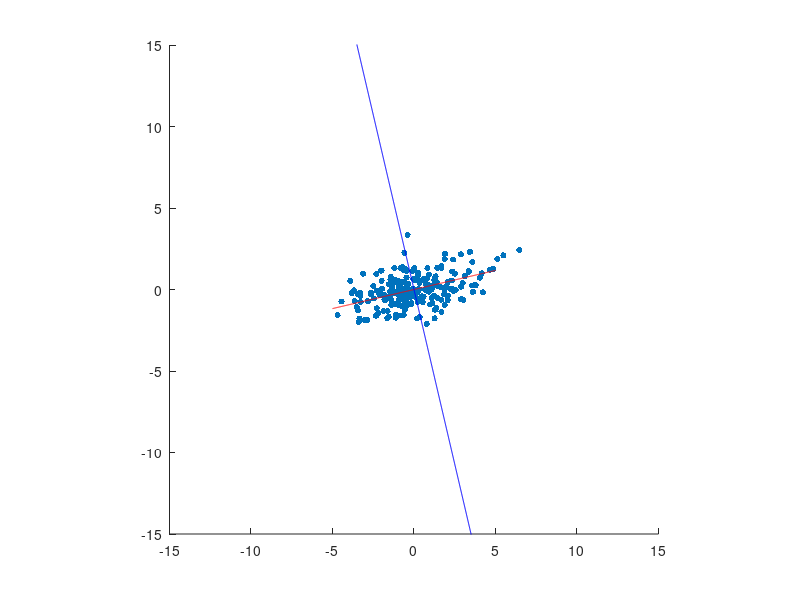
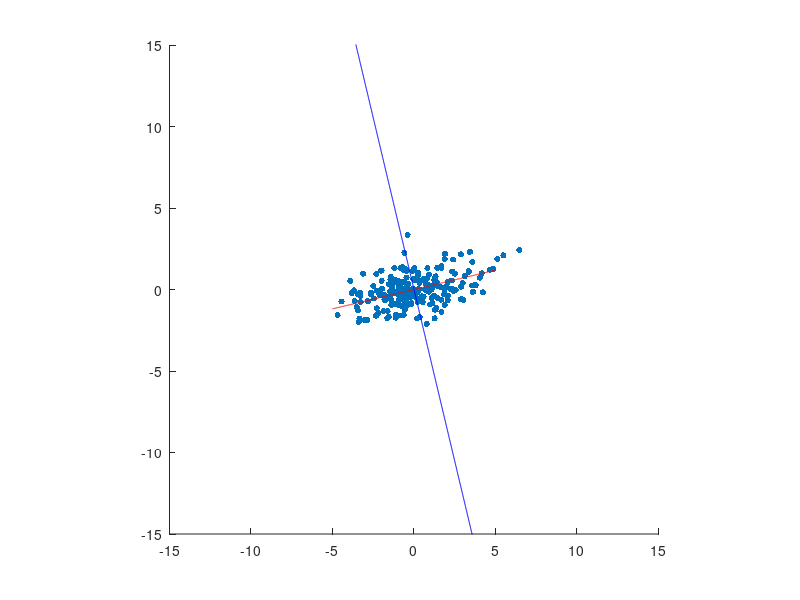
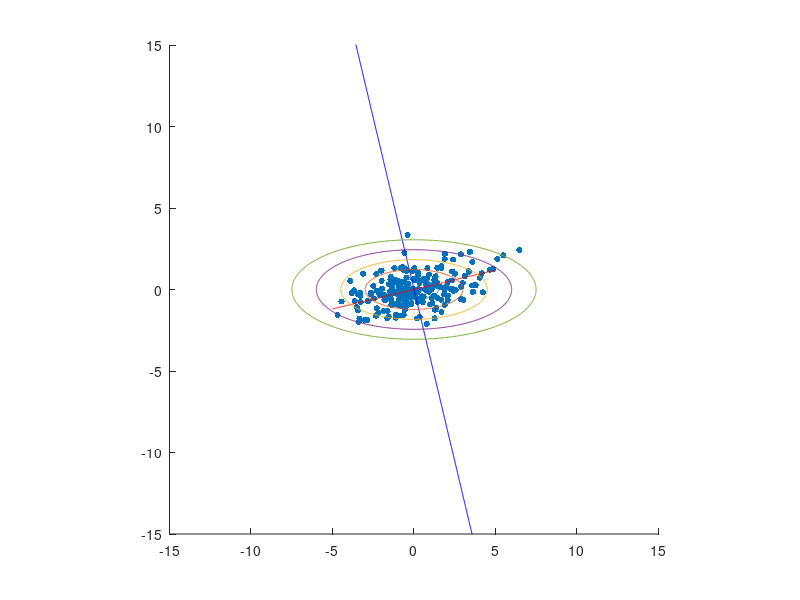
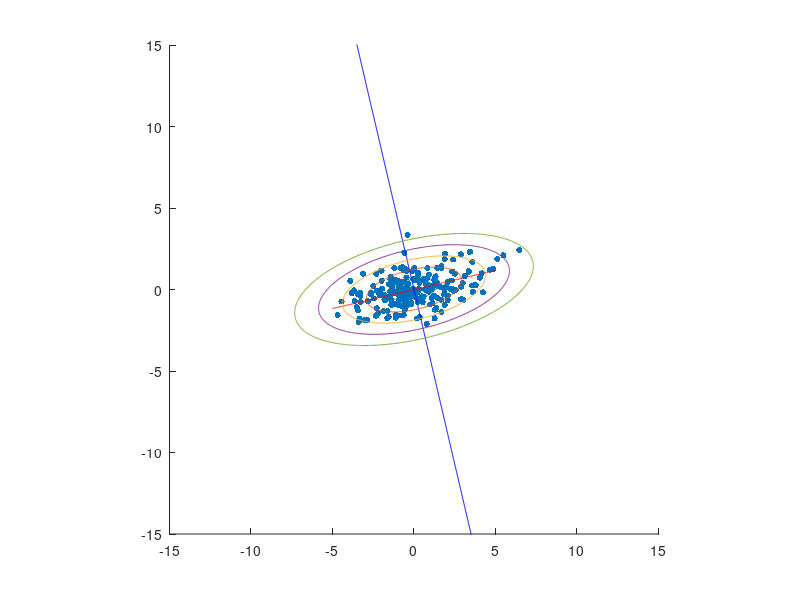

The MATLAB script that drew these images, in order:
clear all;close all;hold on; axis equal;

n=200;
y=randn(1,n);
x=y+2*randn(1,n);
X=x-mean(x);
Y=y-mean(y);
scatter(X,Y,20,'filled'); 
lgr=length(x);
t=-5:0.01:5;
theta=0:0.01:2*pi;
s=0;

for k=1:lgr
    s=s+(cos(theta)*X(k)+sin(theta)*Y(k)).^2;
end

theta_max=theta(find(s==max(s)));
theta_min=theta(find(s==min(s)));


D1=(sin(theta_max)/cos(theta_max))*t;
D2=(sin(theta_min)/cos(theta_min))*t;
figure(1);
plot(t,D1,'r',t,D2,'b');
axis ([-15,15,-15,15]);
axis equal;

N=[X;Y];
G=N*N';
[P,D]=eig(G);

D11=(P(2,1)/P(1,1))*t;
D22=(P(2,2)/P(1,2))*t;
figure(2);
hold on;
scatter(X,Y,20,'filled')
plot(t,D11,'b',t,D22,'r');
axis ([-15,15,-15,15])
axis equal;

theta2=atan(P(2,2)/P(1,2));
theta2
theta_max



figure (3)
hold on;
scatter(X,Y,20,'filled');
plot(t,D11,'b',t,D22,'r');
for a=0.05:0.05:0.25
    M=[a*sqrt(D(1,1))*cos(theta);a*sqrt(D(2,2))*sin(theta)];
    plot( M(2,:),(M(1,:)));
    axis ([-15,15,-15,15]);
    axis 'equal';
end


figure (4)
hold on;
scatter(X,Y,20,'filled');
plot(t,D1,'r',t,D2,'b');
for a=0.05:0.05:0.25
    M3=[a*sqrt(D(1,1))*cos(theta);a*sqrt(D(2,2))*sin(theta)];
    M2=(M3')*P;
    plot (M2(:,1),M2(:,2));
    axis ([-15,15,-15,15]);
    axis 'equal';
end

